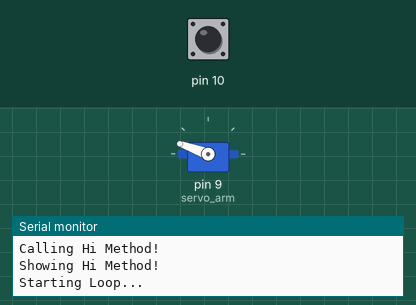
Recording of a program running on a simulated Arduino Uno, built with avr-gcc and run on an emulated ATmega328P. Shown: servo, the last lines printed to the serial monitor. Inputs (shaded band) come from the test bench; at power-on: pin 10 HIGH. Random numbers use the default seed unless the program sets one.

Above: at 2.7 s.
2.8 s: pin 10 pulled LOW for 0.15 s
At 3.2 s:
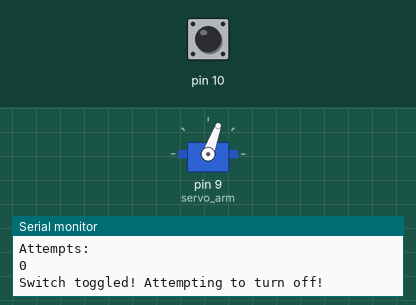
5.6 s: pin 10 pulled LOW for 3.2 s
10.3 s: pin 10 pulled LOW for 3.2 s
At 12.8 s:
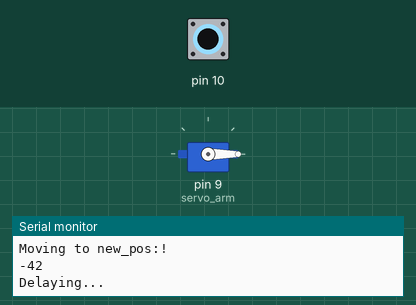
15.0 s: pin 10 pulled LOW for 1 s
17.5 s: pin 10 driven LOW
At 21.3 s:
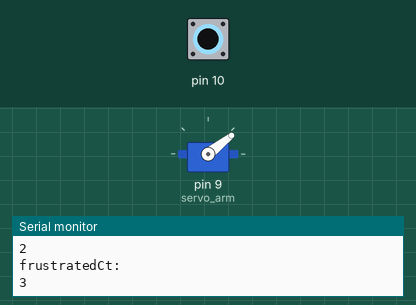
Timing chart, 0 to 21.5 s (numbered marks = the images above; inputs shaded):
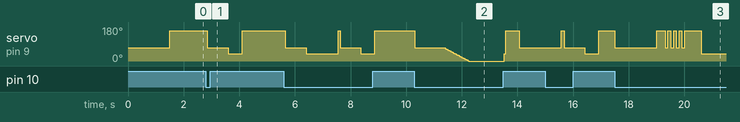

Measured:
- after the input at 2.8 s, servo on pin 9 (servo_arm): 160° → 70° after 0.05 s, → 38° 0.75 s later, → 160° 0.50 s later
- after the input at 17.5 s, servo on pin 9 (servo_arm): 160° → 70° at once, → 160° 1.5 s later, → 70° 0.30 s later, → 160° 0.10 s later, … (11 changes in this stretch)

The program:

main.cpp
```cpp
// Includes
#include <Arduino.h>
#include <Servo.h>


// Variables
Servo servo_arm; // Set servo_arm as Servo
int pos = 90; // Default start positon
int target_pos = 38; // Replace with target position
int start_pos = 160; // Replace with start position
int peek_pos = 70; // Replace with peek position
int switchState; // Int for switch state
int attempts; // Int for attempts
int randomNumber; // Int for a random number


// Slow Move Variables
int increment = 4; // Step increment for slow_move
int del = 50; // Delay between steps
int prev_pos; // Previous pos to start slow move
int new_pos; // New position to move to


// Hi Method
void say_hi()
{
  Serial.println("Showing Hi Method!");
  servo_arm.write(peek_pos);
  delay(1500);
  servo_arm.write(start_pos);
}

// Angry Method
void angry(int angryCt = 0)
{
  Serial.println("Showing Angry Method!");
  servo_arm.write(peek_pos);
  delay(500);
  servo_arm.write(start_pos);
  delay(300);
  for(angryCt = 0; angryCt <= 5; angryCt++)
  {
    servo_arm.write(peek_pos);
    delay(100);
    servo_arm.write(start_pos);
    delay(100);
    Serial.println("AngryCt: ");
    Serial.println(angryCt);
  }
  for (angryCt = 6; angryCt >= 6 && angryCt <= 9; angryCt++)
  {
    delay(1500);
    servo_arm.write(target_pos);
    delay(1000);
    servo_arm.write(start_pos);
  }
  servo_arm.write(peek_pos);
  delay(1500);
  servo_arm.write(start_pos);
  Serial.println("Returning to loop method!");
}

// Frustrated Method
void frustrated(int frustratedCt = 0)
{
  Serial.println("Showing Frustrated Method!");
  servo_arm.write(peek_pos);
  delay(500);
  servo_arm.write(start_pos);
  delay(300);
  for(frustratedCt = 0; frustratedCt <= 3; frustratedCt++)
  {
    servo_arm.write(peek_pos);
    delay(100);
    servo_arm.write(start_pos);
    delay(100);
    Serial.println("frustratedCt: ");
    Serial.println(frustratedCt);
  }
  if (frustratedCt == 4)
  {
    delay(500);
    servo_arm.write(target_pos);
    delay(1500);
    servo_arm.write(start_pos);
    delay(1000);
    servo_arm.write(target_pos);
    delay(2000);
    servo_arm.write(start_pos);
    frustratedCt = 0;
    Serial.println("Returning to loop method!");
  }
  servo_arm.write(peek_pos);
  delay(1500);
  servo_arm.write(start_pos);
}

// Slow Move to target
void slow_move()
{
  Serial.println("Starting slow_move!");
  switchState = digitalRead(10);
  prev_pos = servo_arm.read();
  // Loop while switch is still toggled if missed.
  for (new_pos = prev_pos; switchState == LOW; new_pos -= increment)
  {
    Serial.println("Moving to new_pos:!");
    Serial.println(new_pos);
    servo_arm.write(new_pos);
    Serial.println("Delaying...");
    Serial.println(del);
    delay(del);
    switchState = digitalRead(10);
  }
  servo_arm.write(target_pos);
  delay(50);
  servo_arm.write(start_pos);
  delay(500);
  servo_arm.write(peek_pos);
  delay(1500);
  servo_arm.write(start_pos);
  Serial.println("Returning to loop method!");
}

// Error Method
void error()
{
  // Read switchState var
  switchState = digitalRead(10);
  // Loop while switch is still toggled if missed.
  while (switchState == LOW)
  {
    // ERROR HANDELING: If miss, move servo to target_pos deg and incriment by -2 as long as pos is > 36 & < 160 & switch state is LOW.
    for (pos = target_pos; pos > 36 && pos < start_pos && switchState == LOW; pos -= 2)
    {
      // Read switchState
      switchState = digitalRead(10);
      // Print to console
      Serial.println("Missed! Trying a little closer this time...");
      // Move servo to new pos
      servo_arm.write(pos);
      // Print new pos to console
      Serial.println("New Position: ");
      Serial.println(pos);
      Serial.println("Current Switch State: ");
      Serial.println(switchState);
      // Delay
      delay(100);
    }
    delay(500);
    servo_arm.write(start_pos);
    break;
  }
}

// Setup
void setup()
{
  // Initialize serial
  Serial.begin(9600);

  // if analog input pin 0 is unconnected, random analog
  // noise will cause the call to randomSeed() to generate
  // different seed numbers each time the sketch runs.
  // randomSeed() will then shuffle the random function.
  randomSeed(analogRead(0));

  // Initialize servo
  servo_arm.attach(9);
  // Set pinMode
  pinMode(10, INPUT);
  digitalWrite(10, HIGH);
  // Move servo to start pos (160 deg)
  servo_arm.write(start_pos);
  // Print action to console
  Serial.println("Moving to start pos!");
  // Say hi?
  Serial.println("Calling Hi Method!");
  say_hi();
  delay(50);
  // Print starting loop to console
  Serial.println("Starting Loop...");
}

// Main Program:
void loop()
{
  // Read switchState var
  switchState = digitalRead(10);
  // If switchState is LOW (connected to GND)
  while (switchState == LOW)
  {
    Serial.println("Attempts: ");
    Serial.println(attempts);
    // Increment attempts var
    attempts++;

    while (switchState == LOW && attempts <= 3)
    {
      // Print to console
      Serial.println("Switch toggled! Attempting to turn off!");
      delay(50);
      // Move servo to target deg. (Known hit @ 38 deg)
      servo_arm.write(peek_pos);
      delay(750);
      servo_arm.write(target_pos);
      delay(500);
      // If missed call Error Method!
      switchState = digitalRead(10);
      if (switchState == LOW)
      {
        Serial.println("Calling Error Method!");
        error();
      }
      // Reset servo to start pos
      Serial.println("Resetting arm!");
      servo_arm.write(start_pos);
      // Clear console
      Serial.flush();
      break;
    }
    while (switchState == LOW && attempts >= 4)
    {
      // Move to peek position & generate ranom number then hold.
      servo_arm.write(peek_pos);
      // Generate randon number between 1 & 5
      randomNumber = random(1,5);
      Serial.println("Random Number is: ");
      Serial.println(randomNumber);
      delay(1000);
      // Call slow_move method if randomNumber <= 3
      if (randomNumber <= 3)
      {
        Serial.println("randomNumber <= 2: Calling Slow Move Method!");
        slow_move();
        delay(50);
        attempts = 2;
        if (switchState == LOW)
        {
          Serial.println("Calling Error Method!");
          error();
        }
      }
      // Call frustrated method if randomNumber = 4
      if (randomNumber == 4)
      {
        Serial.println("randomNumber <= 4: Calling Frustrated Method!");
        frustrated();
        delay(50);
        if (switchState == LOW)
        {
          Serial.println("Calling Error Method!");
          error();
        }
      }
      // Call angry method if randomNumber == 5
      if (randomNumber == 5)
      {
        Serial.println("randomNumber >= 5:Calling Angry Method!");
        angry();
        delay(50);
        attempts = 0;
        if (switchState == LOW)
        {
          Serial.println("Calling Error Method!");
          error();
        }
      }
      else
      {
        if (switchState == LOW)
        {
          Serial.println("Calling Error Method!");
          error();
        }
        break;
      }

      break;
    }
    break;
  }
  delay(5);
}
```
